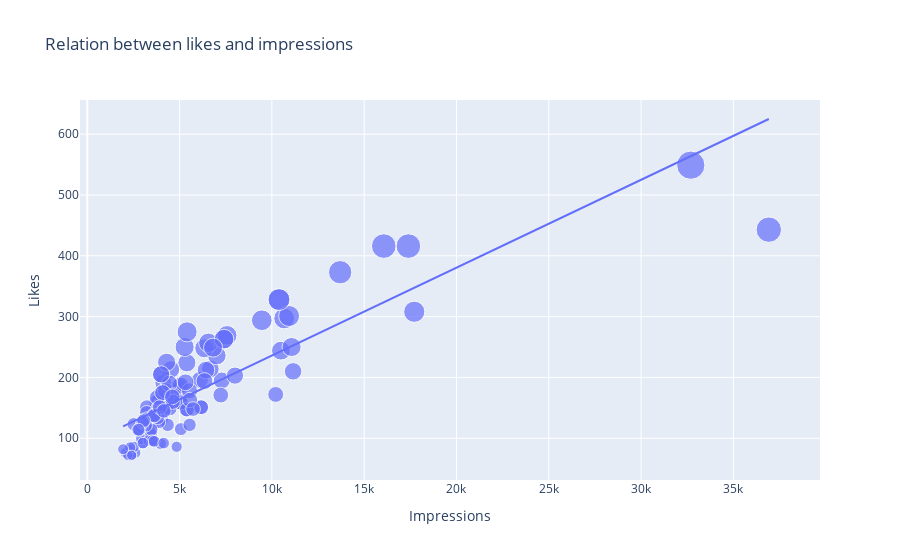

The code cell stored with this chart in its notebook:
### Code cell
figure = px.scatter(data_frame=data,x="Impressions",y="Likes",size="Likes",
                    trendline="ols",title="Relation between likes and impressions")
figure.show()
